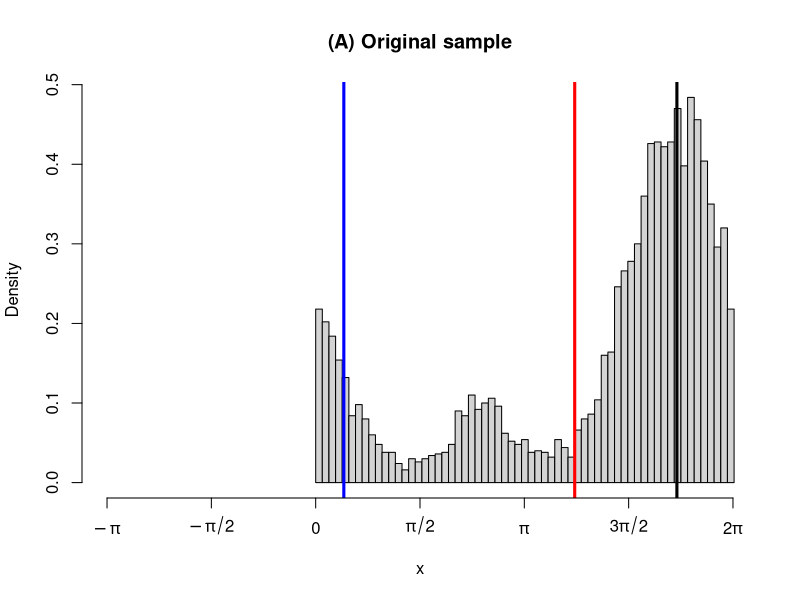
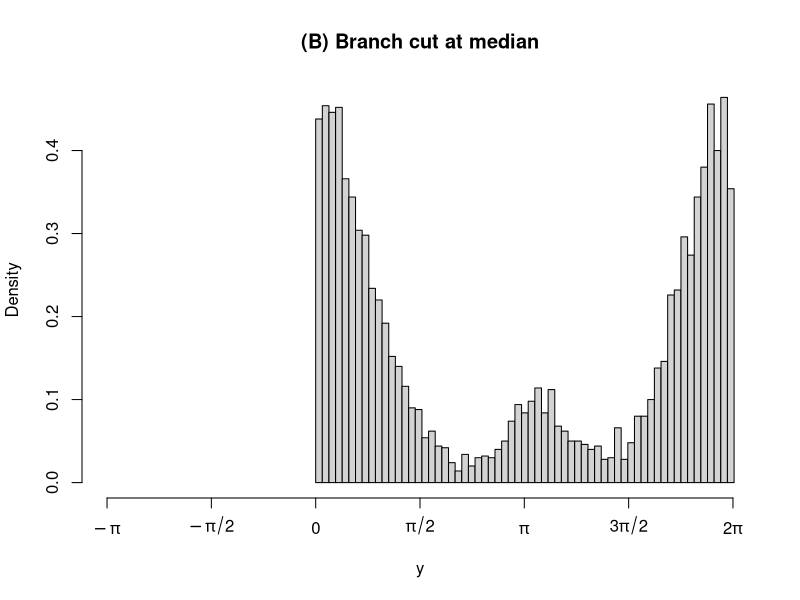
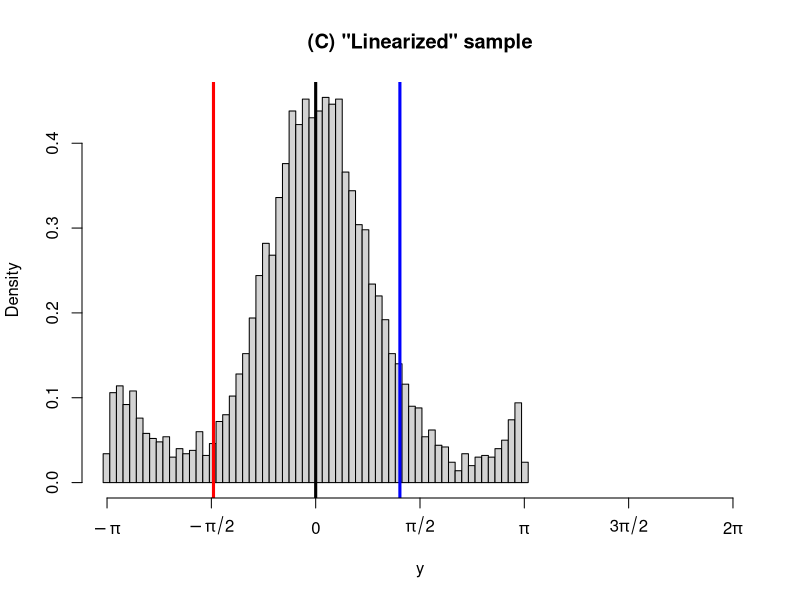

Write R code to recreate these figures, in order.
library(circular)

change_0_2pi_to_minpi_pi <- function(x){
  n = length(x)
  y = x
  y[x > pi] = x[x > pi] - 2*pi
  return(y)
}

set.seed(8675309)

c = circular( c(rvonmises(4500, 1.75 * pi, 2), rvonmises(500, 2.5, 6)), modulo = "2pi")

L = 0.1
U = 0.9
my_breaks = 75

my_qL = quantile.circular(c, probs = L)
my_median = median.circular(c)
my_qU = quantile.circular(c, probs = U)

hist(as.vector(c), breaks = my_breaks, freq = FALSE, xlab = "x", main = "(A) Original sample", xaxt = "n", xlim = c(-pi, 2*pi))
abline(v = c(my_qL, my_median, my_qU), col = c("red", "black", "blue"), lwd = 3)
axis(1, at = c(-pi, -pi/2, 0, pi/2, pi, 3*pi/2, 2*pi),
     labels = c(expression(-pi), expression(-pi/2), "0", expression(pi / 2), expression(pi), expression(3*pi/2), expression(2*pi)))

x = as.vector(c)
circularmedian = as.vector(my_median)
tx <- (x-circularmedian)%%(2*pi)

hist(tx, breaks = my_breaks, freq = FALSE, xlab = "y", main = "(B) Branch cut at median",  xaxt = "n", xlim = c(-pi, 2*pi))
axis(1, at = c(-pi, -pi/2, 0, pi/2, pi, 3*pi/2, 2*pi),
     labels = c(expression(-pi), expression(-pi/2), "0", expression(pi / 2), expression(pi), expression(3*pi/2), expression(2*pi)))


tx <- change_0_2pi_to_minpi_pi(tx)

hist(tx, breaks = my_breaks, freq = FALSE, xlab = "y", main = '(C) "Linearized" sample',  xaxt = "n", xlim = c(-pi, 2*pi))
abline(v = quantile(tx, probs = c(L, 0.5, U)), col = c("red", "black", "blue"), lwd = 3)
axis(1, at = c(-pi, -pi/2, 0, pi/2, pi, 3*pi/2, 2*pi),
     labels = c(expression(-pi), expression(-pi/2), "0", expression(pi / 2), expression(pi), expression(3*pi/2), expression(2*pi)))


circularQuantile <- quantile(tx, probs = c(L))
my_quantile = (circularQuantile + circularmedian)%%(2*pi)

#tx <- (x-circularmedian)%%(2*pi)
#tx <- MinusPiPlusPiRad(tx)
#circularQuantile <- quantile(x=tx, probs=probs, names=names, type=type, ...)
#return((circularQuantile + circularmedian)%%(2*pi))   
